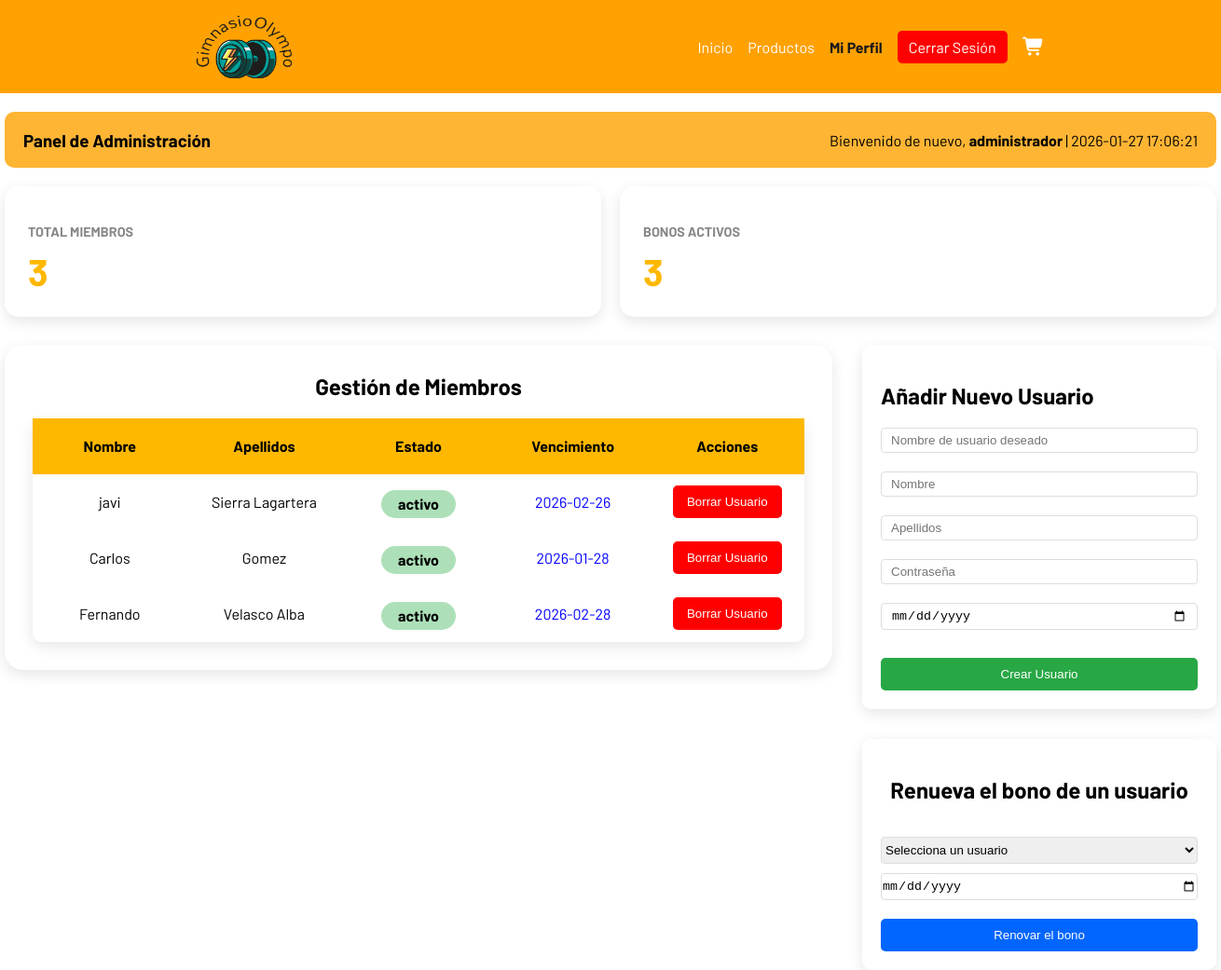
The app's page /GimnasioOlympo/pages/panelAdmin.php (signed in) with its own data.
### tables this page shows
CREATE TABLE `users` (
  `id` int(11) NOT NULL,
  `user` varchar(20) NOT NULL,
  `password` varchar(255) NOT NULL,
  `role` varchar(10) NOT NULL DEFAULT 'user',
  `expiration_date` date DEFAULT NULL,
  `profile_picture` varchar(100) DEFAULT NULL,
  `name` varchar(30) NOT NULL,
  `last_name` varchar(50) NOT NULL
);

### GimnasioOlympo/pages/panelAdmin.php (the view, shortened to what this page needs)
<?php
include('./../db/db.php');
?>
<!DOCTYPE html>
<html lang="en">
<head>
    <link rel="stylesheet" href="./../css/style.css">
    <link rel="stylesheet" href="./../css/admin.css">
    <link rel="stylesheet" href="https://cdnjs.cloudflare.com/ajax/libs/font-awesome/7.0.1/css/all.min.css">
</head>
<body>
    <?php
    include('./../includes/header.php');
    ?>
    <main class="admin__container">
        <section>
            <article class='admin__info'>
                <h1>Panel de Administración</h1>
                <p>Bienvenido de nuevo, <span class="profile__user">administrador</span> | <?php echo $_COOKIE['lastConnection']; ?></p>
            </article>
            <section class="stats">
                <article class="stat">
                    <h3 class="stat__title">Total Miembros</h3>
                    <articl class="numero">
                        <?php
                        $stmt = $db->prepare('select count(*) as total from users where role = "user"');
                        $stmt->execute();
                        $result = $stmt->fetch();
                        echo $result['total'];
                        ?>
                    </articl>
                </article>
                <article class="stat">
                    <h3 class="stat__title">Bonos Activos</h3>
                    <article class="numero">
                        <?php
                        $stmt = $db->prepare('select count(*) as total from users where expiration_date > date(now()) and role = "user"');
                        $stmt->execute();
                        $result = $stmt->fetch();
                        echo $result['total'];
                        ?>
                    </article>
                </article>
            </section>
            <div class="admin__panel">
                <div class="admin__overtable">
                    <h2>Gestión de Miembros</h2>
                    <table class="admin__table">
                        <thead class="table__head">
                            <tr>
                                <th>Nombre</th>
                                <th>Apellidos</th>
                                <th>Estado</th>
                                <th>Vencimiento</th>
                                <th>Acciones</th>
                            </tr>
                        </thead>
                        <tbody>
                            <?php
                            $stmt = $db->prepare('select * from users where role = "user"');
                            $stmt->execute();
                            $result = $stmt->fetchAll();
                            foreach ($result as $user) {
                                if (!$user['expiration_date'] || strtotime($user['expiration_date']) < time()) {
                                    $estado = 'inactivo';
                                    $expiration__class = 'no__date';
                                } else {
                                    $estado = 'activo';
                                    $expiration__class = 'date';
                                }
                                echo "<tr>";
                                echo "<td style=''>" . $user['name'] . "</td>";
                                echo "<td style=''>" . $user['last_name'] . "</td>";
                                echo "<td style='display:flex; height:100%; justify-content:center; align-items:center;'><div class='" . $estado . "'>" . $estado . "</div></td>";
                                echo "<td class='" . $expiration__class . "'>" . ($user['expiration_date'] ? $user['expiration_date'] : 'Sin subscripción') . "</td>";
                                echo "<td><form action='./../utils/deleteUser.php?user=" . $user['user'] . "' method='POST'><button class='delete__button'>Borrar Usuario</button></form></td>";
                                echo "</tr>";
                            }
                            ?>
                        </tbody>
                    </table>
                </div>
                <aside class="admin__aside">
                    <section id="addUserCapa" class="aside__adduser">
                        <form action="./../utils/addUser.php" method="POST" class="add__form">
                            <h2>Añadir Nuevo Usuario</h2>
                            <input class="form__input" type="text" name="user" required placeholder="Nombre de usuario deseado">
                            <input class="form__input" type="text" name="name" required placeholder="Nombre">
                            <input class="form__input" type="text" name="last_name" required placeholder="Apellidos">
                            <input class="form__input" type="password" id="password" name="password" required placeholder="Contraseña">
                            <input class="form__input" type="date" name="expiration_date" required placeholder="Fecha de expiración">
                            <button type="submit" class="admin__button admin__button--add">Crear Usuario</button>
                        </form>
                    </section>
                    <section class="aside__adduser" id="renovateCapa">
                        <h2>Renueva el bono de un usuario</h2>
                        <form action="./../utils/renovateUser.php" method="POST" style="width:100%;" id="renovateForm">
                            <select name="select" class="form__select" id="renovateSelect" required>
                                <option selected disabled>Selecciona un usuario</option>
                            </select>
                            <input type="date" name="date" class="form__select" id="renovateDate">
                            <input class="admin__button admin__button--renovate" type="submit" value="Renovar el bono">
                        </form>
                    </section>
                </aside>
            </div>
        </section>
    </main>
</body>
</html>

### GimnasioOlympo/css/style.css (style rules this page uses)
* { box-sizing: border-box; }
:root { --color-primary: #feb800; --color-primary-dark: #ffa101; --color-bg: #f4f4f4; --color-text: #1a1a1a; --color-white: #ffffff; --active: ; }
body { margin: 0; font-family: Barlow, Arial, Helvetica, sans-serif; }
.profile__user { font-weight: bold; }

### GimnasioOlympo/css/admin.css (style rules this page uses)
.admin__info { display: flex; justify-content: space-between; align-items: center; background-color: #ffa201cb; padding: 0 20px; border-radius: 10px; margin: 20px 0; }
.admin__container { width: 1300px; margin: 0 auto; }
.delete__button { background-color: #ff0000; color: white; border: none; padding: 10px 15px; border-radius: 5px; cursor: pointer; transition: all 0.3s ease; }
.admin__button { background-color: #ff6600; color: white; border: none; padding: 10px 15px; border-radius: 5px; cursor: pointer; margin-top: 10px; }
.admin__button--add { background-color: #28a745; width: 100%; }
.admin__button--renovate { background-color: rgb(0, 102, 255); width: 100%; }
.admin__panel { display: flex; align-items: start; gap: 2rem; }
.admin__overtable { box-shadow: 0 5px 15px rgba(0, 0, 0, 0.1); border-radius: 20px; display: flex; flex-direction: column; align-items: center; padding: 30px; width: 70%; }
.admin__overtable h2 { margin-top: 0; }
.stats { margin: 20px 0; display: grid; grid-template-columns: repeat(auto-fit, minmax(250px, 1fr)); gap: 20px; margin-bottom: 30px; }
.stat { background: white; padding: 25px; border-radius: 15px; box-shadow: 0 5px 15px rgba(0, 0, 0, 0.1); transition: transform 0.3s; }
.stat__title { color: #888; font-size: 0.9em; text-transform: uppercase; margin-bottom: 10px; }
.stat .numero { font-size: 2.5em; font-weight: bold; color: var(--color-primary); }
.admin__table { border-collapse: collapse; text-align: center; table-layout: fixed; width: 100%; border-radius: 10px; box-shadow: 0 5px 15px rgba(0, 0, 0, 0.1); }
.admin__table th, .admin__table td { padding: 12px; height: 60px; }
.admin__aside { width: 30%; display: flex; flex-direction: column; gap: 2rem; }
.table__head { background-color: var(--color-primary); }
.activo { display: flex; width: 80px; height: 30px; background-color: #ade0b9; border-radius: 50px; justify-content: center; align-items: center; font-weight: bold; margin-top: 5px; }
.date { color: blue; }
.aside__adduser { display: flex; padding-bottom: 40px; flex-direction: column; align-items: center; gap: 1rem; box-shadow: 0 5px 15px rgba(0, 0, 0, 0.1); padding: 20px; border-radius: 10px; }
.form__input { width: 100%; padding: 5px 10px; border: 1px solid #ddd; border-radius: 4px; box-sizing: border-box; transition: border-color 0.3s; margin-bottom: 20px; }
.form__select { width: 100%; padding: 5px 0; border: 1px solid #ddd; border-radius: 4px; box-sizing: border-box; margin-bottom: 10px; }

### records on screen
users: name "javi", last_name "Sierra Lagartera", expiration_date "activo", expiration_date "2026-02-26"
users: name "Carlos", last_name "Gomez", expiration_date "activo", expiration_date "2026-01-28"
users: name "Fernando", last_name "Velasco Alba", expiration_date "activo", expiration_date "2026-02-28"

### other values on screen
$_COOKIE['lastConnection'] "2026-01-27 17:06:21"
$result['total'] "3"
